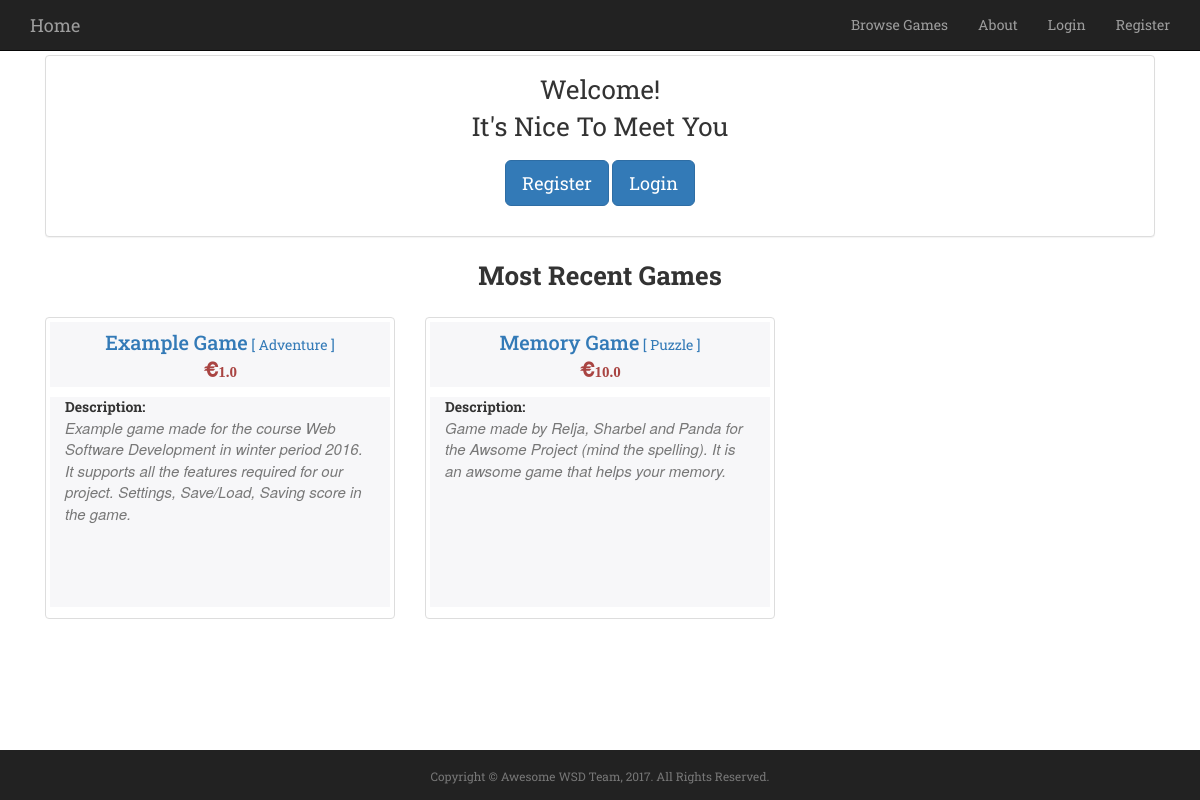
The page / on the database its author committed.
### awsomeProject/models.py (models this page shows, shortened)
class Game(models.Model):
	Category_Choices = (
		('Action', 'Action'),
		('Adventure', 'Adventure'),
		('Sports', 'Sports'),
		('Strategy', 'Strategy'),
		('Puzzle', 'Puzzle')
	)
	name = models.CharField(max_length=255, unique=True)
	url = models.URLField()
	price = models.FloatField()
	description = models.TextField(max_length=300, default='')
	created = models.DateField(default=now, editable=False)
	category = models.CharField(max_length=20, choices=Category_Choices, default='Action')
	image = CloudinaryField('image')
	""" Informative name for mode """

### awsomeProject/views.py (the view)
# urls.py: 2. Add a URL to urlpatterns:  url(r'^$', views.home, name='home')
def home(request):
	enddate = date.today()
	startdate = enddate - timedelta(days=31)
	games = Game.objects.filter(created__range=[startdate, enddate])
	return render(request, "home.html", {'games': games })

### awsomeProject/templates/home.html (shortened to what this page needs)
{% extends "base.html" %}
{% block scriptsAndStylesheets %}
	{% load cloudinary %}
{% endblock %}
{% block main %}
<div class="col-md-12" id="home">
	<div class="col-md-12">
		<div class="panel panel-default">
			<div class="panel-body">
				{% if user.is_authenticated %}
				<div class="col-md-12 text-center">
					<div class="section-font">Welcome Back {{ user.username }}!</div>
					<div class="section-font">It's Nice To Meet You</div>
				</div>
				{% else %}
				<div class="col-md-12 text-center">
					<div class="col-md-12 col-sm-12 col-xs-12" style="margin-bottom:15px">
						<div class="section-font">Welcome!</div>
						<div class="section-font">It's Nice To Meet You</div>
					</div>
					<div class="col-md-12 text-center" style="margin-bottom:15px">
						<a href="{% url "register" %}" class="btn btn-primary btn-lg" role="button">Register</a>
						<a href="{% url "login" %}" class="btn btn-primary btn-lg" role="button">Login</a>
					</div>
				</div>
				{% endif %}
			</div>
		</div>
	</div>
	<div class="col-md-12" style="margin-bottom:18px">
		<label class="section-font control-label">Most Recent Games</label>
	</div>
	<div class="" id="show-games">
		{% for game in games %}
		<div class="col-md-4 col-sm-6 text-center" style="padding-bottom:30px;">
			<div class="img-thumbnail text-center">
				<div class="col-md-12 bd-example">
				</div>
				<div class="col-md-12 highlight" style="padding-bottom:5px; margin-bottom:10px;">
					<a href={% url "game" game.name %}> <span class="service-heading">{{game.name}}</span><span> [ {{game.category}} ]</span></a><br>
					<span class="section-subheading text-danger">
						<span class="glyphicon glyphicon-euro" style="font-weight: 900; padding:5px;">{{game.price}}</span>
					</span>
				</div>
				<div class="col-md-12 text-left game-description highlight">
					<span><strong>Description:</strong></span>
					<p class="section-subheading text-muted">{{game.description}}</p>
				</div>
			</div>
		</div>
		{% endfor %}
	</div>
</div>
{% endblock %}

### awsomeProject/templates/base.html (shortened to what this page needs)
<!DOCTYPE html>
<html lang="en">
<head>
	{% load static %}
	<link rel="stylesheet" type="text/css" href="{% static 'css/bootstrap.min.css' %}">
	<link rel="stylesheet" type="text/css" href="{% static 'css/style.css' %}">
</head>
<body>
	<nav class="navbar navbar-inverse navbar-fixed-top" role="navigation" id="mainNav">
		<div class="container">
			<div class="navbar-header">
				<a class="navbar-brand active" href={% url "index" %}>Home</a>
			</div>
			<div class="collapse navbar-collapse" id="bs-example-navbar-collapse-1">
				<ul class="nav navbar-nav navbar-right">
					<li class=""><a href={% url "browseGames" %}>Browse Games</a></li>
					<li class=""><a href={% url "about" %}>About</a></li>
					{% if user.is_authenticated %}
					<li>
						<div class="dropdown" style="margin-top: 8px; pull=right">
							<button class="btn btn-default dropdown-toggle" type="button" id="dropdownMenu1" data-toggle="dropdown" aria-haspopup="true" aria-expanded="true">
							{{ user.username }}
								<span class="caret"></span>
							</button>
							<ul class="dropdown-menu">
								<li><a href={% url "myProfile" %}>Manage Games </a></li>
								<li><a href={% url "editProfile" %}>Account Settings </a></li>
								<li role="separator" class="divider"></li>
								<li><a href={% url "logout" %}>Logout </a></li>
							</ul>
						</div>
					</li>
					{% else %}
					<li><a href={% url "login" %}>Login</a></li>
					<li><a href={% url "register" %}>Register</a></li>
					{% endif %}
				</ul>
			</div>
		</div>
	</nav>
	<div class="container text-center main">
		<div class="row">
			<div class="text-center">
			{% block main %}
			{% endblock %}
			</div>
		</div>
	</div>
	<div>
		<div class="container">
			<div class="row">
				<div class="" id="footer">
					<p class="copyright text-muted small text-center" style="margin-top:18px;">Copyright &copy; Awesome WSD Team, 2017. All Rights Reserved.</p>
				</div>
			</div>
		</div>
	</div>
</body>
</html>

### awsomeProject/static/css/style.css (style rules this page uses)
* { @include box-sizing(border-box); }
body { padding-top: 55px; font-family:"Roboto Slab","Helvetica Neue",Helvetica,Arial,sans-serif; }
#footer { position:fixed; left:0px; bottom:0; min-height:50px; width:100%; background-color:#222; border-color: #222; }
.section-subheading { font-size:16px; font-family:"Droid Serif","Helvetica Neue",Helvetica,Arial,sans-serif; text-transform:none; font-style:italic; font-weight:400; }
a { text-decoration: none !important; }
.section-font { font-size: 16px; }
.service-heading { font-weight:500; font-size: 2rem; }
.game-description { height: 180px; margin-bottom: 2%; }
.main { margin-bottom: 80px; }
.bd-example { border: solid #f7f7f9; border-width: 3px; }
.highlight { background-color: #f7f7f9; }
@media (min-width:500px) { .section-font { font-size: 18px; } }
@media (min-width:500px) { .section-subheading { font-size:13px; } }
@media (min-width:500px) { .game-description { height: 150px; } }
@media (min-width:500px) { .main { margin-bottom: 70px; } }
@media (min-width: 768px) { .section-font { font-size: 22px; } }
@media (min-width: 768px) { .section-subheading { font-size:14px; } }
@media (min-width: 768px) { .game-description { height: 180px; } }
@media (min-width: 768px) { .main { margin-bottom: 70px; } }
@media (min-width:992px) { .section-font { font-size: 26px; } }
@media (min-width:992px) { .section-subheading { font-size:15px; } }
@media (min-width:992px) { .game-description { height: 210px; } }
@media (min-width:992px) { .main { margin-bottom: 60px; } }

### rows shown on the page
Game: name "Example Game", category "Adventure", price "1.0", description "Example game made for the course Web Software Development in winter period 2016. It supports all the features required for our project. Settings, Save/Load, Saving score in the game."
Game: name "Memory Game", category "Puzzle", price "10.0", description "Game made by Relja, Sharbel and Panda for the Awsome Project (mind the spelling). It is an awsome game that helps your memory."
